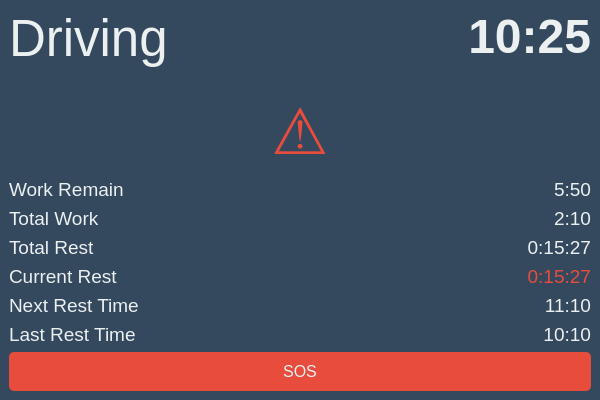
<?xml version="1.0" encoding="UTF-8"?>
<ui version="4.0">
 <class>MainWindow</class>
 <widget class="QMainWindow" name="MainWindow">
  <property name="geometry">
   <rect>
    <x>0</x>
    <y>0</y>
    <width>600</width>
    <height>400</height>
   </rect>
  </property>
  <property name="windowTitle">
   <string>Main Window</string>
  </property>
  <property name="styleSheet">
   <string notr="true">
    /* 设置主窗口背景颜色 */
    QMainWindow {
        background-color: #34495e;
    }

    /* 设置标签的样式 */
    QLabel {
        color: #ecf0f1;
        font-size: 14pt;
    }

    /* 设置按钮的样式 */
    QPushButton {
        background-color: #e74c3c;
        border: none;
        color: #ecf0f1;
        padding: 10px;
        border-radius: 5px;
        font-size: 12pt;
    }

    QPushButton:hover {
        background-color: #c0392b;
    }

    QPushButton:pressed {
        background-color: #e74c3c;
        border: 1px solid #c0392b;
    }

    /* 设置警报标签的样式 */
    QLabel#label_alarm {
        color: #e74c3c;
        font-size: 20pt;
        font-weight: bold;
    }

    /* 设置普通信息标签的样式 */
    QLabel#label_info {
        color: #ecf0f1;
        font-size: 12pt;
    }

    /* 设置时间标签的样式 */
    QLabel#label_time {
        color: #ecf0f1;
        font-size: 36pt;
        font-weight: bold;
    }
   </string>
  </property>
  <widget class="QWidget" name="centralwidget">
   <layout class="QVBoxLayout" name="verticalLayout">
    <item>
     <layout class="QHBoxLayout" name="horizontalLayout_1">
      <item>
       <widget class="QLabel" name="label_work">
        <property name="text">
         <string>&lt;html&gt;&lt;head/&gt;&lt;body&gt;&lt;p&gt;&lt;span style=&quot; font-size:38pt;&quot;&gt;Driving&lt;/span&gt;&lt;/p&gt;&lt;/body&gt;&lt;/html&gt;</string>
        </property>
        <property name="alignment">
         <set>Qt::AlignLeading|Qt::AlignLeft|Qt::AlignTop</set>
        </property>
       </widget>
      </item>
      <item>
       <widget class="QLabel" name="label_time">
        <property name="text">
         <string>10:25</string>
        </property>
        <property name="alignment">
         <set>Qt::AlignRight</set>
        </property>
       </widget>
      </item>
     </layout>
    </item>
    <item>
     <widget class="QLabel" name="label_alarm">
      <property name="text">
       <string>&lt;html&gt;&lt;head/&gt;&lt;body&gt;&lt;p&gt;&lt;span style=&quot; font-size:48pt;&quot;&gt;⚠&lt;/span&gt;&lt;/p&gt;&lt;/body&gt;&lt;/html&gt;</string>
      </property>
      <property name="alignment">
       <set>Qt::AlignCenter</set>
      </property>
     </widget>
    </item>
    <item>
     <layout class="QGridLayout" name="gridLayout">
      <item row="0" column="0">
       <widget class="QLabel" name="label_work_remain">
        <property name="text">
         <string>Work Remain</string>
        </property>
       </widget>
      </item>
      <item row="0" column="1">
       <widget class="QLabel" name="label_work_remain_time">
        <property name="text">
         <string>5:50</string>
        </property>
        <property name="alignment">
         <set>Qt::AlignRight|Qt::AlignTrailing|Qt::AlignVCenter</set>
        </property>
       </widget>
      </item>
      <item row="1" column="0">
       <widget class="QLabel" name="label_total_work">
        <property name="text">
         <string>Total Work</string>
        </property>
       </widget>
      </item>
      <item row="1" column="1">
       <widget class="QLabel" name="label_total_work_time">
        <property name="text">
         <string>2:10</string>
        </property>
        <property name="alignment">
         <set>Qt::AlignRight|Qt::AlignTrailing|Qt::AlignVCenter</set>
        </property>
       </widget>
      </item>
      <item row="2" column="0">
       <widget class="QLabel" name="label_total_rest">
        <property name="text">
         <string>Total Rest</string>
        </property>
       </widget>
      </item>
      <item row="2" column="1">
       <widget class="QLabel" name="label_total_rest_time">
        <property name="text">
         <string>0:15:27</string>
        </property>
        <property name="alignment">
         <set>Qt::AlignRight|Qt::AlignTrailing|Qt::AlignVCenter</set>
        </property>
       </widget>
      </item>
      <item row="3" column="0">
       <widget class="QLabel" name="label_current_rest">
        <property name="text">
         <string>Current Rest</string>
        </property>
       </widget>
      </item>
      <item row="3" column="1">
       <widget class="QLabel" name="label_current_rest_time">
        <property name="styleSheet">
         <string notr="true">color: #e74c3c;</string>
        </property>
        <property name="text">
         <string>0:15:27</string>
        </property>
        <property name="alignment">
         <set>Qt::AlignRight|Qt::AlignTrailing|Qt::AlignVCenter</set>
        </property>
       </widget>
      </item>
      <item row="4" column="0">
       <widget class="QLabel" name="label_next_rest">
        <property name="text">
         <string>Next Rest Time</string>
        </property>
       </widget>
      </item>
      <item row="4" column="1">
       <widget class="QLabel" name="label_next_rest_time">
        <property name="text">
         <string>11:10</string>
        </property>
        <property name="alignment">
         <set>Qt::AlignRight|Qt::AlignTrailing|Qt::AlignVCenter</set>
        </property>
       </widget>
      </item>
      <item row="5" column="0">
       <widget class="QLabel" name="label_last_rest">
        <property name="text">
         <string>Last Rest Time</string>
        </property>
       </widget>
      </item>
      <item row="5" column="1">
       <widget class="QLabel" name="label_last_rest_time">
        <property name="text">
         <string>10:10</string>
        </property>
        <property name="alignment">
         <set>Qt::AlignRight|Qt::AlignTrailing|Qt::AlignVCenter</set>
        </property>
       </widget>
      </item>
     </layout>
    </item>
    <item>
     <layout class="QHBoxLayout" name="horizontalLayout_2">
      <item>
       <widget class="QPushButton" name="pushButton_sos">
        <property name="text">
         <string>SOS</string>
        </property>
       </widget>
      </item>
     </layout>
    </item>
   </layout>
  </widget>
 </widget>
 <resources/>
 <connections/>
</ui>
